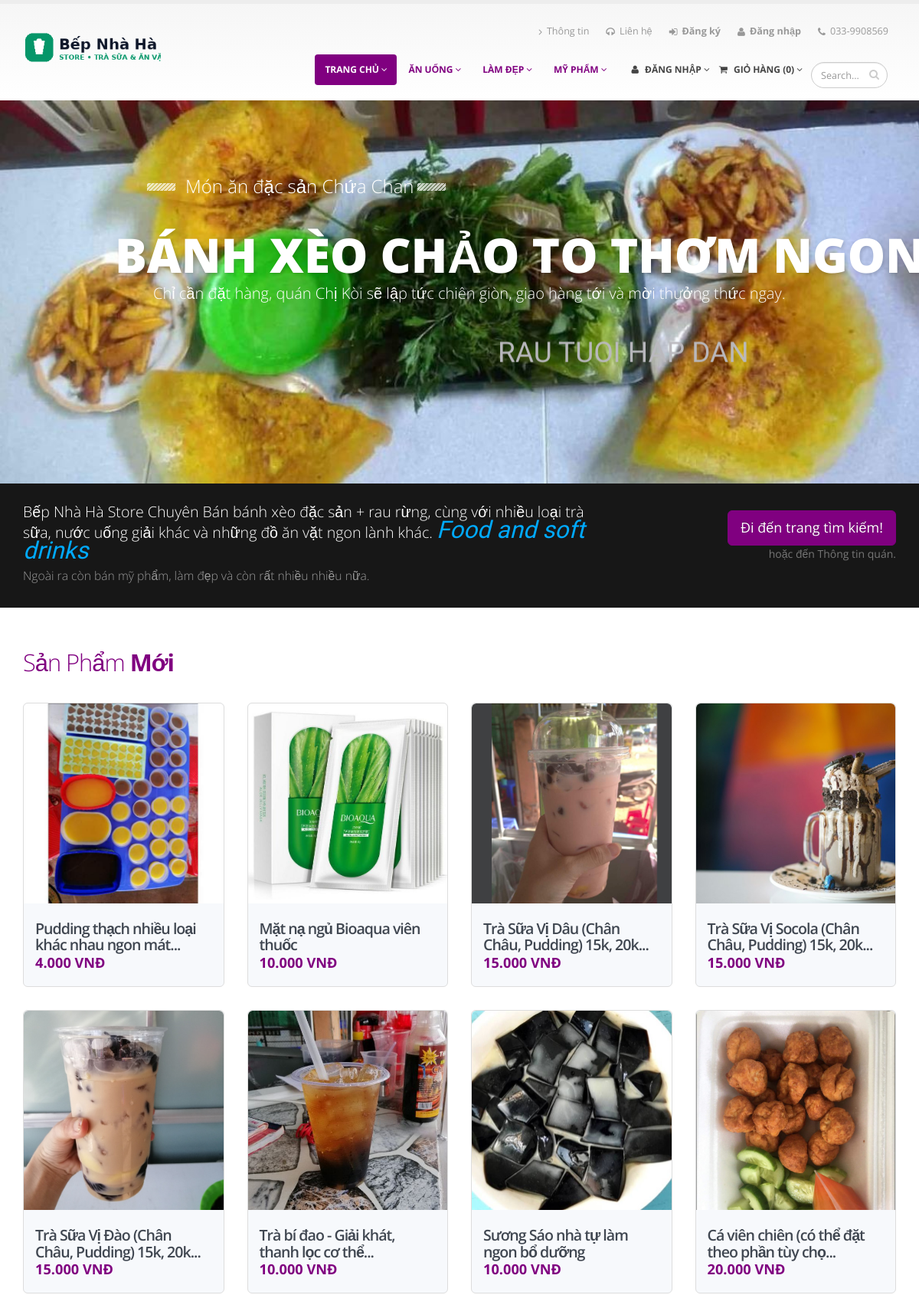
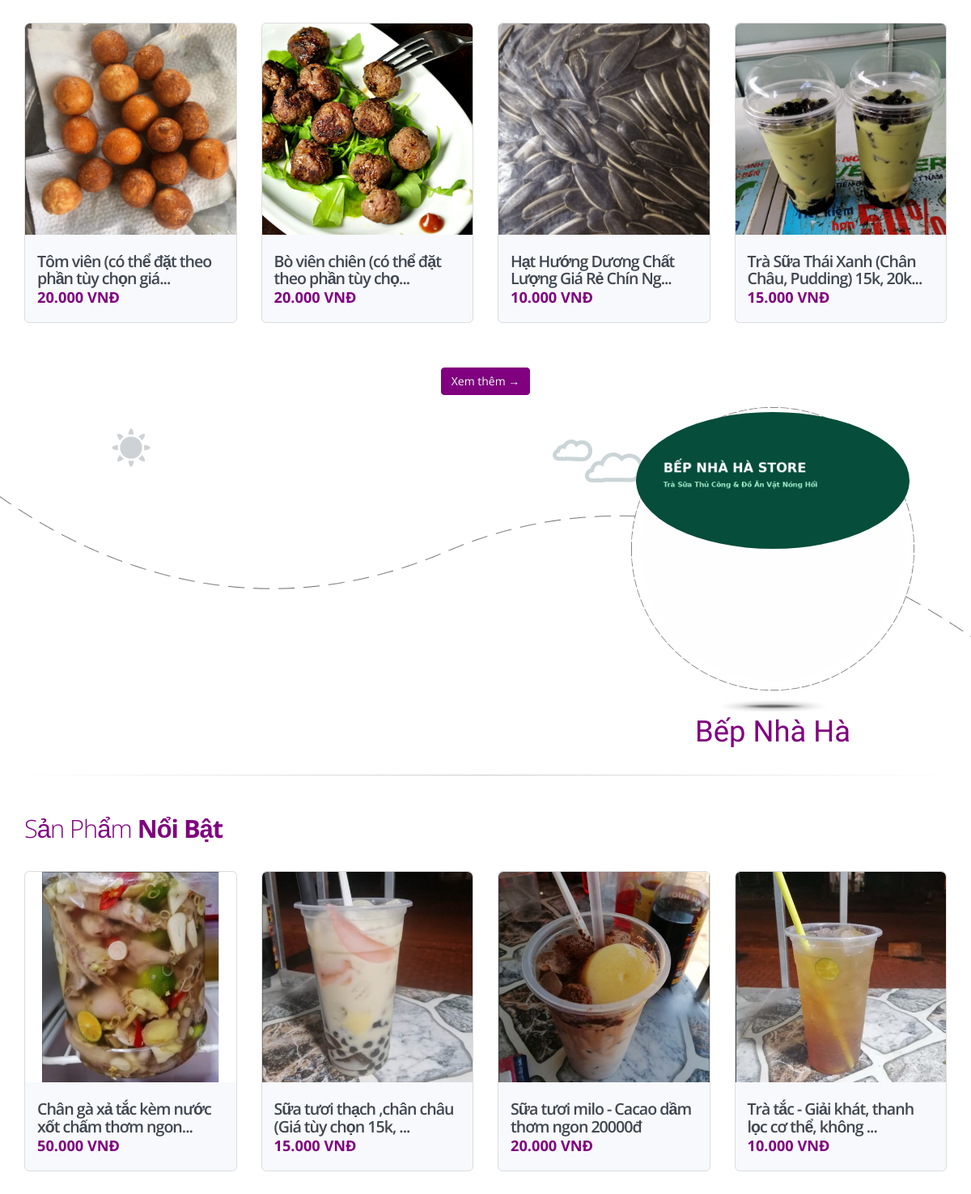
The page / (upper part) on the database its author committed (2 pictures, top to bottom).
### tables this page shows
CREATE TABLE IF NOT EXISTS `contacts` (
  `id` int(11) NOT NULL AUTO_INCREMENT,
  `link_Logo` varchar(500) DEFAULT NULL,
  `contact_name` varchar(255) DEFAULT NULL,
  `address` varchar(500) NOT NULL,
  `country` varchar(50) NOT NULL,
  `phone` varchar(20) NOT NULL,
  `phone_2` varchar(20) DEFAULT NULL,
  `email` varchar(255) NOT NULL,
  `link_Contact` varchar(550) DEFAULT NULL,
  `link_Facebook` varchar(500) DEFAULT NULL,
  `link_Twitter` varchar(255) DEFAULT NULL,
  `link_linkedin` varchar(255) DEFAULT NULL,
  `zalo` varchar(20) DEFAULT NULL,
  `link_about` varchar(255) DEFAULT NULL,
  `about_footer` longtext DEFAULT NULL,
  `favicon` varchar(255) DEFAULT NULL,
  PRIMARY KEY (`id`)
);

CREATE TABLE IF NOT EXISTS `categories` (
  `id` int(11) NOT NULL AUTO_INCREMENT,
  `category_name` varchar(255) DEFAULT NULL,
  `supply_id` int(11) DEFAULT NULL,
  `category_position` int(4) DEFAULT NULL,
  `slug` varchar(255) NOT NULL,
  PRIMARY KEY (`id`),
  KEY `fk_supply_id` (`supply_id`)
);

CREATE TABLE IF NOT EXISTS `slides` (
  `id` int(11) NOT NULL AUTO_INCREMENT,
  `slide_name` varchar(255) DEFAULT NULL,
  `slide_img1` varchar(255) DEFAULT NULL,
  `slide_text1` varchar(500) DEFAULT NULL,
  `slide_img2` varchar(255) DEFAULT NULL,
  `slide_text2` varchar(500) DEFAULT NULL,
  `slide_img3` varchar(255) DEFAULT NULL,
  `slide_text3` varchar(500) DEFAULT NULL,
  `slide_img4` varchar(255) DEFAULT NULL,
  `slide_text4` varchar(500) DEFAULT NULL,
  `slide_img5` varchar(255) DEFAULT NULL,
  `slide_text5` varchar(500) DEFAULT NULL,
  `status` int(11) NOT NULL DEFAULT 0,
  PRIMARY KEY (`id`)
);

CREATE TABLE IF NOT EXISTS `products` (
  `id` int(11) NOT NULL AUTO_INCREMENT,
  `product_name` varchar(500) DEFAULT NULL,
  `product_typeid` int(11) NOT NULL,
  `category_id` int(11) DEFAULT NULL,
  `sub_category_id` int(11) DEFAULT NULL,
  `supply_id` int(11) DEFAULT NULL,
  `product_description` longtext DEFAULT NULL,
  `product_price` int(11) NOT NULL,
  `total_stock` int(11) NOT NULL DEFAULT 0,
  `product_color` varchar(255) DEFAULT NULL,
  `product_material` varchar(255) DEFAULT NULL,
  `product_size` varchar(100) DEFAULT NULL,
  `product_detail` longtext DEFAULT NULL,
  `createBy` varchar(100) DEFAULT NULL,
  `createDate` date DEFAULT NULL,
  `editBy` varchar(100) DEFAULT NULL,
  `editDate` datetime DEFAULT NULL,
  `totalView` int(11) DEFAULT 0,
  `saleoff` tinyint(11) DEFAULT 0,
  `percentoff` int(11) DEFAULT NULL,
  `img1` varchar(255) DEFAULT NULL,
  `img2` varchar(255) DEFAULT NULL,
  `img3` varchar(255) DEFAULT NULL,
  `img4` varchar(255) DEFAULT NULL,
  `slug` varchar(255) NOT NULL,
  PRIMARY KEY (`id`),
  KEY `fk_category_id` (`category_id`),
  KEY `fk_supply_id` (`supply_id`),
  KEY `fk_type_id` (`product_typeid`),
  KEY `fk_id_sub_category` (`sub_category_id`)
);

### content/controllers/home/index.php (called while the page is built, shortened)
<?php
$options_hotproduct = [
    'where' => 'product_typeid = 1',
    'limit' => '12',
    'offset' => '0',
    'order_by' => 'createDate DESC',
];
$hotProducts = getAll('products', $options_hotproduct);
$options_newproduct = [
    'where' => 'product_typeid = 2',
    'limit' => '12',
    'offset' => '0',
    'order_by' => 'createDate DESC',
];
$newProducts = getAll('products', $options_newproduct);
$option_slide = [
    'order_by' => 'id asc',
];
$slides = getAll('slides', $option_slide);
foreach ($slides as $action) {
    if ($action['status'] == 1) {
        $idslide = $action['id'];
    }
}
if (isset($idslide)) {
    $slide = getRecord('slides', $idslide);
}
require('content/views/home/index.php');

### lib/model.php (called while the page is built, shortened)
<?php
require('config/database.php');
function getRecord(string $table, $id, string $select = '*'): false|array|null
{
    $id = intval($id);
    $sql = "SELECT $select FROM `$table` WHERE id=$id";
    $query = executeQuery($sql);
    $result = $query->get_result()->fetch_assoc();
    return $result;
}
function getAll(string $table, array $options = []): array
{
    $select = $options['select'] ?? '*';
    $where = isset($options['where']) ? 'WHERE ' . $options['where'] : '';
    $order_by = isset($options['order_by']) ? 'ORDER BY ' . $options['order_by'] : '';
    $limit = isset($options['offset']) && isset($options['limit']) ? 'LIMIT ' . $options['offset'] . ',' . $options['limit'] : '';
    $sql = "SELECT $select FROM `$table` $where $order_by $limit";
    $query = executeQuery($sql);
    $result = $query->get_result()->fetch_all(MYSQLI_ASSOC);
    return $result;
}

### lib/config/database.php (called while the page is built, shortened)
<?php
try {
    $linkConnectDB = connect();
} catch (Exception $e) {
    die($e->getMessage());
}
function connect(): mysqli
{
        $linkConnectDB = new mysqli(DB_HOST, DB_USER, DB_PASS, DB_NAME, DB_PORT);
        $linkConnectDB->set_charset('utf8mb4');
        return $linkConnectDB;
}
function executeQuery(string $sql, array $params = []): mysqli_stmt
{
    global $linkConnectDB;
    $stmt = $linkConnectDB->prepare($sql);
    if (!$stmt->execute()) {
        throw new Exception('Execute error: ' . $stmt->error);
    }
    return $stmt;
}

### content/models/cart.php (called while the page is built, shortened)
<?php
function cart_number()
{
    $number = 0;
    return $number;
}

### content/views/home/newproduct.php (the view, shortened to what this page needs)
<div role="main" class="main shop">
	<div class="container">
		<div class="row">
			<div class="col-md-12">
				<div class="row">
					<div class="col-md-12">
						<h2><a href="type/2-san-pham-moi">Sản Phẩm <strong>Mới</strong></a></h2>
					</div>
					<ul class="products product-thumb-info-list">
						<?php foreach ($newProducts as $newProduct) : ?>
							<li class="col-sm-3 col-xs-12 product">
								<span class="product-thumb-info">
									<a href="product/<?= $newProduct['id']; ?>-<?= $newProduct['slug']; ?>">
										<span class="product-thumb-info-image">
											<img alt="<?=$newProduct['product_name']?>" class="img-responsive" src="public/upload/products/<?= $newProduct['img1']; ?>" onerror="this.onerror=null;this.src='public/img/product-placeholder.svg';">
										</span>
									</a>
									<span class="product-thumb-info-content">
										<a href="product/<?= $newProduct['id']; ?>-<?= $newProduct['slug']; ?>/">
											<h4 title="<?= $newProduct['product_name']; ?>"><?php if (strlen($newProduct['product_name']) > 50) {
											    echo substr($newProduct['product_name'], 0, 57) . '...';
											} else {
											    echo $newProduct['product_name'];
											}  ?></h4>
											<span class="price">
												<?php if ($newProduct['saleoff'] != 0) { ?>
													<del title="<?= $newProduct['product_name']; ?>"><span class="amount"><?= number_format($newProduct['product_price'], 0, ',', '.');  ?></span></del>
													<ins title="<?= $newProduct['product_name']; ?>"><span class="amount"><?= number_format(($newProduct['product_price']) - (($newProduct['product_price'] * $newProduct['percentoff']) / 100), 0, ',', '.'); ?> VNĐ</span></ins>
												<?php } else { ?>
													<ins><span class="amount"><?= number_format($newProduct['product_price'], 0, ',', '.');  ?> VNĐ</span></ins>
												<?php } ?>
											</span>
										</a>
									</span>
								</span>
							</li>
						<?php endforeach; ?>
					</ul>
					<div style="text-align: center;" class="col-md-12">
						<a href="type/2-san-pham-moi" class="btn btn-primary">Xem thêm →</a>
					</div>
				</div>
			</div>
		</div>
	</div>
</div>

### content/views/shared/header.php (shortened to what this page needs)
<?php
include_once('content/models/cart.php');
$options = [
    'order_by' => 'id',
];
$ccategories = getAll('categories', $options);
$contact_option = [
    'where' => 'id=1',
];
$phone = $phone2 = $contactUrl = $contactEmail = $contactFacebook = $contactTwitter = '';
$contactAddress = $contactZalo = $contactLinkedin = $aboutUrl = $aboutFooter = '';
$linkLogo = 'logo-bep-nha-ha.png';
$contacts = getAll('contacts', $contact_option);
foreach ($contacts as $contact) {
    $phone = preg_replace("/([0-9]{3})([0-9]{4})/", "$1-$2", $contact['phone']);
    $contactUrl = $contact['link_Contact'];
    $aboutUrl = $contact['link_about'];
    $linkLogo = $contact['link_Logo'];
}
global $userNav;
$userLogin = getRecord('users', $userNav);
?>
<!DOCTYPE html>
<html>
<head>
	<link rel="stylesheet" href="public/vendor/bootstrap/bootstrap.css">
	<link rel="stylesheet" href="public/vendor/fontawesome/css/font-awesome.css">
	<link rel="stylesheet" href="public/vendor/owlcarousel/owl.carousel.min.css" media="screen">
	<link rel="stylesheet" href="public/vendor/owlcarousel/owl.theme.default.min.css" media="screen">
	<link rel="stylesheet" href="public/vendor/magnific-popup/magnific-popup.css" media="screen">
	<link rel="stylesheet" href="public/css/theme.css">
	<link rel="stylesheet" href="public/css/theme-elements.css">
	<link rel="stylesheet" href="public/css/theme-blog.css">
	<link rel="stylesheet" href="public/css/theme-shop.css">
	<link rel="stylesheet" href="public/css/theme-animate.css">
	<link rel="stylesheet" href="public/vendor/rs-plugin/css/settings.min.css" media="screen">
	<link rel="stylesheet" href="public/vendor/circle-flip-slideshow/css/component.css" media="screen">
	<link rel="stylesheet" href="public/css/skins/default.css">
	<link rel="stylesheet" href="public/css/custom.css">
</head>
<body>
	<div class="body">
		<header id="header">
			<div class="container">
				<div class="logo">
					<a href="home">
						<?php if (isset($linkLogo)) : ?>
							<img alt="Bếp Nhà Hà Store" width="180" height="56" data-sticky-width="135" data-sticky-height="42" style="max-height: 56px; width: auto;" src="public/img/<?= $linkLogo ?>"><?php endif; ?>
					</a>
				</div>
				<nav>
					<ul class="nav nav-pills nav-top">
						<li>
							<a href="<?= $aboutUrl ?>"><i class="fa fa-angle-right"></i>Thông tin</a>
						</li>
						<li>
							<a href="<?= $contactUrl ?>"><i class="fa fa-headphones"></i>Liên hệ</a>
						</li>
						<?php if (!isset($userLogin)) : ?>
							<li>
								<a href="register.php"><strong><i class="fa fa-sign-in"></i>Đăng ký</strong></a>
							</li>
							<li>
								<a href="admin.php"><strong><i class="fa fa-user"></i>Đăng nhập</strong></a>
							</li>
						<?php else : ?>
							<li>
								<a onclick="return confirm('Bạn có chắc muốn đăng xuất?')" href="admin.php?controller=home&action=logout"><strong><i class="fa fa-sign-out"></i>Đăng xuất</strong></a>
							</li>
						<?php endif; ?>
						<li class="phone">
							<span><i class="fa fa-phone"></i><?= $phone ?></span>
						</li>
					</ul>
				</nav>
			</div>
			<div class="navbar-collapse nav-main-collapse collapse">
				<div class="container">
					<nav class="nav-main mega-menu">
						<ul class="nav nav-pills nav-main" id="mainMenu">
							<li class="dropdown active">
								<a class="dropdown-toggle" href="index.php">
									Trang Chủ
									<i class="fa fa-angle-down"></i>
								</a>
							</li>
							<?php foreach ($ccategories as $ccategory) : ?>
								<li class="dropdown">
									<a class="dropdown-toggle" href="shop/<?= $ccategory['id'] ?>-<?= $ccategory['slug'] ?>">
										<?= $ccategory['category_name'] ?>
										<i class="fa fa-angle-down"></i>
									</a>
								</li>
							<?php endforeach; ?>
							<?php if (!isset($userNav)) : ?>
								<li class="dropdown mega-menu-item mega-menu-signin signin" id="headerAccount">
									<a class="dropdown-toggle" href="admin.php">
										<i class="fa fa-user"></i> Đăng nhập
										<i class="fa fa-angle-down"></i>
									</a>
								</li>
							<?php endif; ?>
							<li class="dropdown mega-menu-item mega-menu-shop">
								<a class="dropdown-toggle mobile-redirect" href="cart">
									<i class="fa fa-shopping-cart"></i> Giỏ Hàng (<?= cart_number(); ?>)
									<i class="fa fa-angle-down"></i>
								</a>
							</li>
							<div class="search">
								<form id="searchForm" action="<?= PATH_URL; ?>search/" method="get">
									<div class="input-group">
										<input type="text" class="form-control search" name="keyword" id="q" placeholder="Search..." required>
										<span class="input-group-btn">
											<button class="btn btn-default" type="submit"><i class="fa fa-search"></i></button>
										</span>
									</div>
								</form>
							</div>
						</ul>
					</nav>
				</div>
			</div>
		</header>

### content/views/home/slide.php (shortened to what this page needs)
<?php if (isset($idslide)) : ?>
	<div class="slider-container">
		<div class="slider" id="revolutionSlider" data-plugin-revolution-slider data-plugin-options='{"startheight": 500}'>
			<ul>
				<li data-transition="fade" data-slotamount="13" data-masterspeed="300">
					<div class="tp-caption sft stb visible-lg" data-x="177" data-y="100" data-speed="300" data-start="1000" data-easing="easeOutExpo"><img src="public/img/slides/slide-title-border.png" alt=""></div>
					<div class="tp-caption top-label lfl stl" data-x="227" data-y="100" data-speed="300" data-start="500" data-easing="easeOutExpo">Món ăn đặc sản Chứa Chan</div>
					<div class="tp-caption sft stb visible-lg" data-x="530" data-y="100" data-speed="300" data-start="1000" data-easing="easeOutExpo"><img src="public/img/slides/slide-title-border.png" alt=""></div>
					<div class="tp-caption main-label sft stb" data-x="135" data-y="170" data-speed="300" data-start="1000" data-easing="easeOutExpo">BÁNH XÈO CHẢO TO THƠM NGON</div>
					<div class="tp-caption bottom-label sft stb" data-x="185" data-y="240" data-speed="500" data-start="2000" data-easing="easeOutExpo"><?= $slide['slide_text1'] ?></div>
					<div class="tp-caption blackboard-text lfb " data-x="635" data-y="300" data-speed="500" data-start="2450" data-easing="easeOutExpo" style="font-size: 37px;">Rau tuoi hap dan</div>
				</li>
			</ul>
		</div>
	</div>
	<div class="home-intro" id="home-intro">
		<div class="container">
			<div class="row">
				<div class="col-md-8">
					<p>
						Bếp Nhà Hà Store Chuyên Bán bánh xèo đặc sản + rau rừng, cùng với nhiều loại trà sữa, nước uống giải khác và những đồ ăn vặt ngon lành khác. <em>Food and soft drinks</em>
						<span>Ngoài ra còn bán mỹ phẩm, làm đẹp và còn rất nhiều nhiều nữa.</span>
					</p>
				</div>
				<div class="col-md-4">
					<div class="get-started">
						<a href="search" class="btn btn-lg btn-primary">Đi đến trang tìm kiếm!</a>
						<div class="learn-more">hoặc đến <a href="<?= $aboutUrl ?>">Thông tin quán.</a></div>
					</div>
				</div>
			</div>
		</div>
	</div>
<?php endif; ?>

### content/views/home/hotproduct.php (shortened to what this page needs)
<div role="main" class="main shop">
	<div class="container">
		<hr class="tall">
		<div class="row">
			<div class="col-md-12">
				<div class="row">
					<div class="col-md-12">
						<h2><a href="type/1-san-pham-hot">Sản Phẩm <strong>Nổi Bật</strong></a></h2>
					</div>
					<ul class="products product-thumb-info-list">
						<?php foreach ($hotProducts as $hotProduct) : ?>
							<li class="col-sm-3 col-xs-12 product">
								<span class="product-thumb-info">
									<a href="product/<?= $hotProduct['id']; ?>-<?= $hotProduct['slug']; ?>">
										<span class="product-thumb-info-image">
											<img alt="<?=$hotProduct['product_name']?>" class="img-responsive" src="public/upload/products/<?= $hotProduct['img1']; ?>">
										</span>
									</a>
									<span class="product-thumb-info-content">
										<a href="product/<?= $hotProduct['id']; ?>-<?= $hotProduct['slug']; ?>/">
											<h4 title="<?= $hotProduct['product_name']; ?>"><?php if (strlen($hotProduct['product_name']) > 50) {
											    echo substr($hotProduct['product_name'], 0, 57) . '...';
											} else {
											    echo $hotProduct['product_name'];
											}  ?></h4>
											<span class="price">
												<?php if ($hotProduct['saleoff'] != 0) { ?>
													<del><span class="amount"><?= number_format($hotProduct['product_price'], 0, ',', '.');  ?></span></del>
													<ins><span class="amount"><?= number_format(($hotProduct['product_price']) - (($hotProduct['product_price'] * $hotProduct['percentoff']) / 100), 0, ',', '.'); ?> VNĐ</span></ins>
												<?php } else { ?>
													<ins><span class="amount"><?= number_format($hotProduct['product_price'], 0, ',', '.');  ?> VNĐ</span></ins>
												<?php } ?>
											</span>
										</a>
									</span>
								</span>
							</li>
						<?php endforeach; ?>
					</ul>
				</div>
			</div>
		</div>
	</div>
</div>

### rows shown on the page
contacts: link_Logo (picture), phone "033-9908569"
categories: category_name "ĂN UỐNG"
categories: category_name "LÀM ĐẸP"
categories: category_name "MỸ PHẨM"
slides: slide_text1 "Chỉ cần đặt hàng, quán Chị Kòi sẽ lập tức chiên giòn, giao hàng tới và mời thưởng thức ngay."
products: img1 (picture), product_name "Pudding thạch nhiều loại khác nhau ngon mát", product_price "4.000"
products: img1 (picture), product_name "Mặt nạ ngủ Bioaqua viên thuốc", product_price "10.000"
products: img1 (picture), product_name "Trà Sữa Vị Dâu (Chân Châu, Pudding) 15k, 20k", product_price "15.000"
products: img1 (picture), product_name "Trà Sữa Vị Socola (Chân Châu, Pudding) 15k, 20k", product_price "15.000"
products: img1 (picture), product_name "Trà Sữa Vị Đào (Chân Châu, Pudding) 15k, 20k", product_price "15.000"
products: img1 (picture), product_name "Trà bí đao - Giải khát, thanh lọc cơ thể", product_price "10.000"
products: img1 (picture), product_name "Sương Sáo nhà tự làm ngon bổ dưỡng", product_price "10.000"
products: img1 (picture), product_name "Cá viên chiên (có thể đặt theo phần tùy chọ", product_price "20.000"
products: img1 (picture), product_name "Tôm viên (có thể đặt theo phần tùy chọn giá", product_price "20.000"
products: img1 (picture), product_name "Bò viên chiên (có thể đặt theo phần tùy chọ", product_price "20.000"
products: img1 (picture), product_name "Hạt Hướng Dương Chất Lượng Giá Rẻ Chín Ng", product_price "10.000"
products: img1 (picture), product_name "Trà Sữa Thái Xanh (Chân Châu, Pudding) 15k, 20k", product_price "15.000"
products: img1 (picture), product_name "Chân gà xả tắc kèm nước xốt chấm thơm ngon", product_price "50.000"
products: img1 (picture), product_name "Sữa tươi thạch ,chân châu (Giá tùy chọn 15k,", product_price "15.000"
products: img1 (picture), product_name "Sữa tươi milo - Cacao dầm thơm ngon 20000đ", product_price "20.000"
products: img1 (picture), product_name "Trà tắc - Giải khát, thanh lọc cơ thể, không", product_price "10.000"

### other values the page prints
cart_number() "0"
